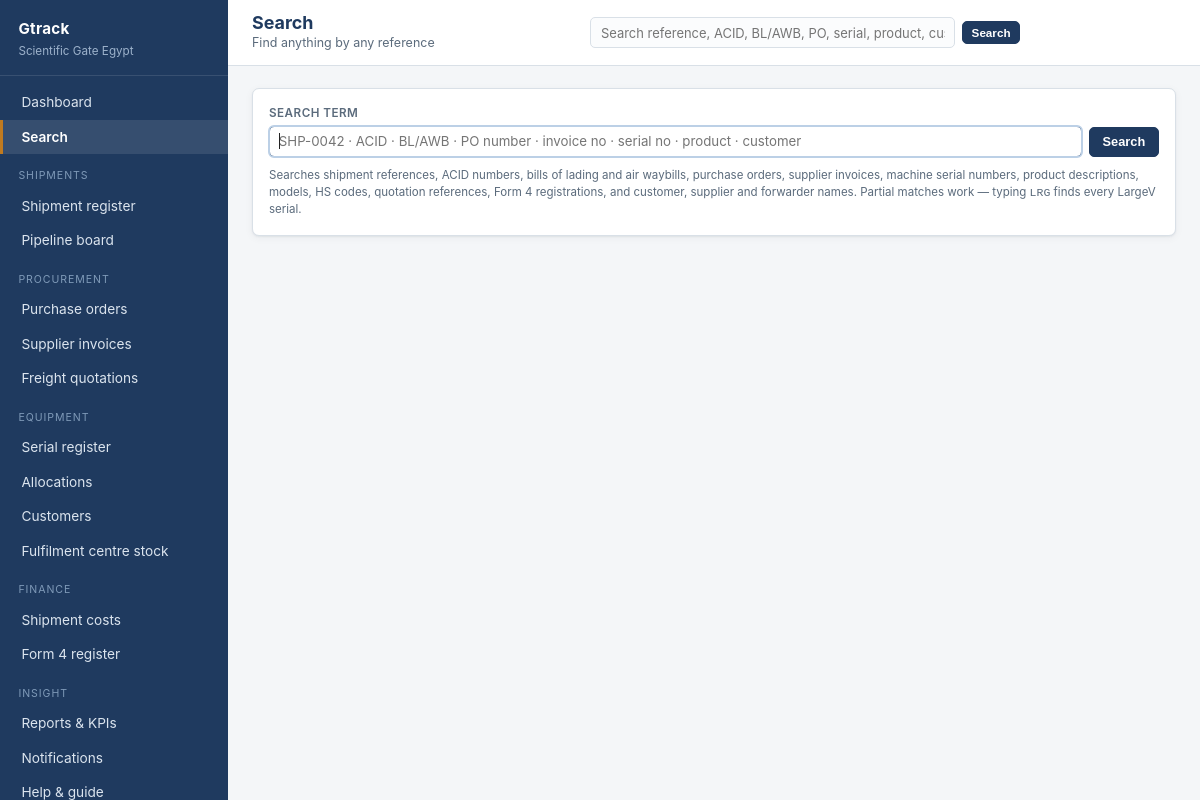
/search/ (signed in), run on the app's committed database.
### app/models.py (models this page shows, shortened)
class User(UserMixin, db.Model):
    __tablename__ = "users"
    id = db.Column(db.Integer, primary_key=True)
    name = db.Column(db.String(120), nullable=False)
    email = db.Column(db.String(160), unique=True, nullable=False)
    password_hash = db.Column(db.String(256))
    role_id = db.Column(db.Integer, db.ForeignKey("roles.id"))
    phone = db.Column(db.String(40))
    language = db.Column(db.String(5), default="en")   # "en" or "ar"
    is_active_flag = db.Column(db.Boolean, default=True)
    last_login = db.Column(db.DateTime)
    created_at = db.Column(db.DateTime, default=datetime.utcnow)
    role = db.relationship("Role", back_populates="users")
    customers = db.relationship("Customer", back_populates="sales_owner")
    @property
    def is_active(self):
        return bool(self.is_active_flag)
    def can(self, perm):
        return bool(self.role and self.role.has(perm))

### app/views/search.py (the view, shortened to what this page needs)
@bp.route("/")
@login_required
def index():
    term = (request.args.get("q") or "").strip()
    if not term:
        return render_template("search.html", term="", shipment_results=None, other=None)

### app/__init__.py (called while the page is built)
@login_manager.user_loader
def load_user(user_id):
    return db.session.get(User, int(user_id))

### app/i18n.py (called while the page is built)
def get_locale():
    if not has_request_context():
        return DEFAULT_LANGUAGE
    try:
        if current_user.is_authenticated and getattr(current_user, "language", None):
            if current_user.language in LANGUAGES:
                return current_user.language
    except Exception:
        pass
    lang = session.get("language")
    return lang if lang in LANGUAGES else DEFAULT_LANGUAGE

def is_rtl():
    return get_locale() in RTL_LANGUAGES

def direction():
    return "rtl" if is_rtl() else "ltr"

def t(text, **kwargs):
    if text is None:
        return ""
    lang = get_locale()
    entry = TRANSLATIONS.get(str(text))
    if entry:
        out = entry.get(lang) or entry.get("en") or text
    else:
        out = text
    if kwargs:
        try:
            out = out.format(**kwargs)
        except (KeyError, IndexError, ValueError):
            pass
    return out

### app/models.py (called while the page is built)
    def perm_list(self):
        return [p.strip() for p in (self.permissions or "").split(",") if p.strip()]

    def has(self, perm):
        perms = self.perm_list()
        return "*" in perms or perm in perms

    @property
    def name_label(self):
        from .i18n import t
        return t(self.role_name)

### app/templates/search.html (shortened to what this page needs)
{% extends "base.html" %}
{% block heading %}{{ t("Search") }}{% endblock %}
{% block crumb %}
  {% if term %}{{ shipment_results | length }} shipment(s) matching "{{ term }}"
  {% else %}Find anything by any reference{% endif %}
{% endblock %}
{% block content %}
<div class="card">
  <div class="card-body">
    <form method="get" action="{{ url_for('search.index') }}">
      <div class="inline-form">
        <div class="field" style="flex:1;min-width:280px">
          <label>{{ t("Search term") }}</label>
          <input type="text" name="q" value="{{ term }}" autofocus
                 placeholder="SHP-0042 · ACID · BL/AWB · PO number · invoice no · serial no · product · customer">
        </div>
        <button class="btn" type="submit">{{ t("Search") }}</button>
      </div>
    </form>
    <div class="tiny muted" style="margin-top:.6rem">
      Searches shipment references, ACID numbers, bills of lading and air waybills,
      purchase orders, supplier invoices, machine serial numbers, product descriptions,
      models, HS codes, quotation references, Form 4 registrations, and customer,
      supplier and forwarder names. Partial matches work — typing
      <code>LRG</code> finds every LargeV serial.
    </div>
  </div>
</div>
{% endblock %}

### app/templates/base.html (shortened to what this page needs)
<!doctype html>
<html lang="{{ locale }}" dir="{{ direction }}">
<head>
  <link rel="stylesheet" href="{{ url_for('static', filename='style.css') }}">
</head>
<body>
<div class="shell">
  <aside class="sidebar">
    <div class="brand">
      <div class="co">{{ app_name }}</div>
      <div class="sub">{{ org_name }}</div>
    </div>
    <nav class="nav">
      <a href="{{ url_for('dashboard.index') }}" class="{{ 'active' if (request.endpoint or '') == 'dashboard.index' }}">{{ t("Dashboard") }}</a>
      <a href="{{ url_for('search.index') }}" class="{{ 'active' if (request.endpoint or '') == 'search.index' }}">{{ t("Search") }}</a>
      <div class="group">{{ t("Shipments") }}</div>
      <a href="{{ url_for('shipments.index') }}" class="{{ 'active' if (request.endpoint or '') == 'shipments.index' }}">{{ t("Shipment register") }}</a>
      <a href="{{ url_for('shipments.board') }}" class="{{ 'active' if (request.endpoint or '') == 'shipments.board' }}">{{ t("Pipeline board") }}</a>
      {% if current_user.can('view_all') %}
      <div class="group">{{ t("Procurement") }}</div>
      <a href="{{ url_for('purchase_orders.index') }}" class="{{ 'active' if 'purchase_orders' in (request.endpoint or '') }}">{{ t("Purchase orders") }}</a>
      <a href="{{ url_for('finance.invoices') }}" class="{{ 'active' if (request.endpoint or '') == 'finance.invoices' }}">{{ t("Supplier invoices") }}</a>
      <a href="{{ url_for('finance.quotations') }}" class="{{ 'active' if (request.endpoint or '') == 'finance.quotations' }}">{{ t("Freight quotations") }}</a>
      {% endif %}
      <div class="group">{{ t("Equipment") }}</div>
      <a href="{{ url_for('assets.index') }}" class="{{ 'active' if (request.endpoint or '') == 'assets.index' }}">{{ t("Serial register") }}</a>
      <a href="{{ url_for('assets.allocations') }}" class="{{ 'active' if (request.endpoint or '') == 'assets.allocations' }}">{{ t("Allocations") }}</a>
      <a href="{{ url_for('assets.customers') }}" class="{{ 'active' if (request.endpoint or '') == 'assets.customers' }}">{{ t("Customers") }}</a>
      {% if current_user.can('view_all') %}
      <a href="{{ url_for('assets.hub_stock') }}" class="{{ 'active' if (request.endpoint or '') == 'assets.hub_stock' }}">{{ t("Fulfilment centre stock") }}</a>
      {% endif %}
      {% if current_user.can('view_all') or current_user.can('edit_cost') %}
      <div class="group">{{ t("Finance") }}</div>
      <a href="{{ url_for('finance.costs') }}" class="{{ 'active' if (request.endpoint or '') == 'finance.costs' }}">{{ t("Shipment costs") }}</a>
      <a href="{{ url_for('finance.bank_registrations') }}" class="{{ 'active' if (request.endpoint or '') == 'finance.bank_registrations' }}">{{ t("Form 4 register") }}</a>
      {% endif %}
      <div class="group">{{ t("Insight") }}</div>
      {% if current_user.can('view_reports') %}
      <a href="{{ url_for('reports.index') }}" class="{{ 'active' if (request.endpoint or '') == 'reports.index' }}">{{ t("Reports & KPIs") }}</a>
      {% endif %}
      <a href="{{ url_for('admin.notifications') }}" class="{{ 'active' if (request.endpoint or '') == 'admin.notifications' }}">{{ t("Notifications") }}</a>
      <a href="{{ url_for('help.index') }}" class="{{ 'active' if (request.endpoint or '') == 'help.index' }}">{{ t("Help & guide") }}</a>
    </nav>
  </aside>
  <div class="main">
    <div class="topbar">
      <div style="min-width:0">
        <h1 style="font-size:1.12rem;margin:0">{% block heading %}{% endblock %}</h1>
        <div class="crumb">{% block crumb %}{% endblock %}</div>
      </div>
      <form method="get" action="{{ url_for('search.index') }}" class="topsearch">
        <input type="text" name="q" value="{{ request.args.get('q', '') if (request.endpoint or '') == 'search.index' }}"
               placeholder="{{ t('Search reference, ACID, BL/AWB, PO, serial, product, customer…') }}"
               aria-label="{{ t('Search') }}">
        <button class="btn sm" type="submit">{{ t("Search") }}</button>
      </form>
    </div>
    <div class="content">
      {% block content %}{% endblock %}
    </div>
  </div>
</div>
</body>
</html>

### app/static/style.css (style rules this page uses)
:root { --navy:#1f3a5f; --navy-dark:#152a45; --maroon:#8a2f2f; --olive:#4a5a3a; --amber:#c07a1f; --green:#2f7a4f; --ink:#222; --muted:#5b6b7c; --line:#d9e0e7; --line-soft:#e8edf1; --bg:#f4f6f8; --card:#fff; --radius:7px; --shadow:0 1px 2px rgba(16,32,52,.06), 0 2px 8px rgba(16,32,52,.05); }
* { box-sizing:border-box }
body { margin:0;font:14px/1.5 -apple-system,BlinkMacSystemFont,"Segoe UI",Roboto,Helvetica,Arial,sans-serif; color:var(--ink);background:var(--bg);-webkit-font-smoothing:antialiased }
a { color:var(--navy);text-decoration:none }
h1,h2,h3,h4 { margin:0 0 .5rem;line-height:1.25 }
h1 { font-size:1.5rem;color:var(--navy) }
.shell { display:flex;min-height:100vh }
.sidebar { width:228px;flex:0 0 228px;background:var(--navy);color:#dbe4ee;display:flex;flex-direction:column;position:sticky;top:0;height:100vh;overflow-y:auto }
.brand { padding:1.1rem 1.15rem .9rem;border-bottom:1px solid rgba(255,255,255,.11) }
.brand .co { font-weight:700;color:#fff;font-size:.95rem;letter-spacing:.02em }
.brand .sub { font-size:.73rem;color:#9db2cb;margin-top:.15rem }
.nav { padding:.6rem 0;flex:1 }
.nav .group { font-size:.66rem;text-transform:uppercase;letter-spacing:.09em;color:#7f9ab8;padding:.85rem 1.15rem .3rem }
.nav a { display:block;padding:.44rem 1.15rem;color:#dbe4ee;font-size:.855rem;border-left:3px solid transparent }
.nav a.active { background:rgba(255,255,255,.1);border-left-color:var(--amber);color:#fff;font-weight:600 }
.main { flex:1;min-width:0;display:flex;flex-direction:column }
.topbar { background:#fff;border-bottom:1px solid var(--line);padding:.75rem 1.5rem;display:flex; align-items:center;gap:1rem;justify-content:space-between;position:sticky;top:0;z-index:20 }
.topbar .crumb { font-size:.78rem;color:var(--muted) }
.content { padding:1.35rem 1.5rem 3rem;flex:1 }
.card { background:var(--card);border:1px solid var(--line);border-radius:var(--radius); box-shadow:var(--shadow);margin-bottom:1.15rem;overflow:hidden }
.card-body { padding:1rem }
.btn { display:inline-block;padding:.42rem .8rem;border-radius:5px;border:1px solid var(--navy); background:var(--navy);color:#fff;font-size:.8rem;font-weight:600;cursor:pointer;text-align:center }
.btn.sm { padding:.25rem .55rem;font-size:.73rem }
label { display:block;font-size:.73rem;font-weight:600;color:var(--muted);margin-bottom:.22rem; text-transform:uppercase;letter-spacing:.04em }
input[type=text],input[type=email],input[type=password],input[type=number],input[type=date], input[type=file],select,textarea { width:100%;padding:.42rem .55rem;border:1px solid var(--line);border-radius:5px;font-size:.83rem; font-family:inherit;background:#fff;color:var(--ink) }
.field { min-width:0 }
.inline-form { display:flex;gap:.4rem;align-items:flex-end;flex-wrap:wrap }
.muted { color:var(--muted) }
.tiny { font-size:.72rem }
.topsearch { display:flex;gap:.4rem;align-items:center;flex:1;max-width:430px;min-width:0 }
.topsearch input { flex:1;min-width:0;padding:.38rem .6rem;font-size:.81rem; border:1px solid var(--line);border-radius:5px;background:#fbfcfd }

### data on the page
User: is_active_flag+language "Dashboard", is_active_flag+language "Search", is_active_flag+language "SHIPMENTS", is_active_flag+language "Shipment register", is_active_flag+language "Pipeline board", is_active_flag+language "PROCUREMENT", is_active_flag+language "Purchase orders", is_active_flag+language "Supplier invoices", is_active_flag+language "Freight quotations", is_active_flag+language "EQUIPMENT", is_active_flag+language "Serial register", is_active_flag+language "Allocations", is_active_flag+language "Customers", is_active_flag+language "Fulfilment centre stock", is_active_flag+language "FINANCE", is_active_flag+language "Shipment costs", is_active_flag+language "Form 4 register", is_active_flag+language "INSIGHT", is_active_flag+language "Reports & KPIs", is_active_flag+language "Notifications", is_active_flag+language "Help & guide", q "Search reference, ACID, BL/AWB, PO, serial, product, customer…", is_active_flag+language "SEARCH TERM"

### other printed values
{{ app_name }} "Gtrack"
{{ org_name }} "Scientific Gate Egypt"
